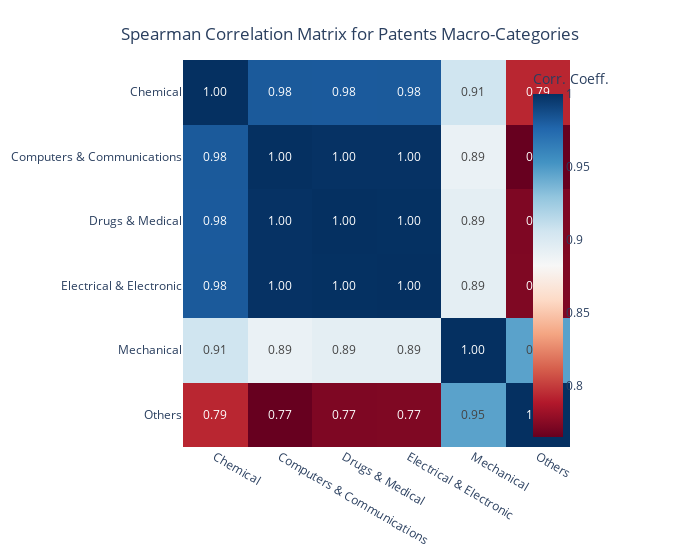
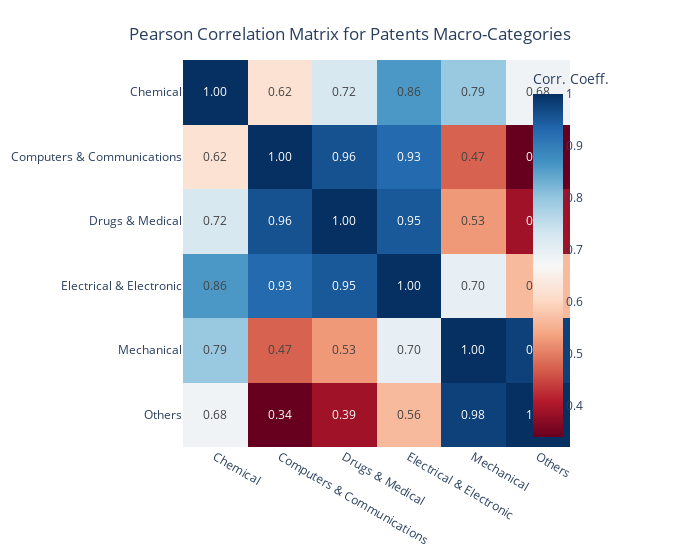

The cell these charts' notebook holds for them, in order:
### Code cell
#Plot the heatmap, showing only up to the first 2 decimal digits for the correlation coefficients.
fig = px.imshow(spearman_corr_matrix_categories,text_auto=True, color_continuous_scale='RdBu', labels=dict(color="Correlation Coefficient"))
fig.update_traces(text=np.around(spearman_corr_matrix_categories, decimals=2), texttemplate='%{text:.2f}')

fig.update_layout(
    coloraxis_colorbar=dict(
        title="Corr. Coeff.",
        x=0.8
    ),
    width=700,
    title="Spearman Correlation Matrix for Patents Macro-Categories",
    title_x=0.5,
    title_y=0.95
)

fig2 = px.imshow(pearson_corr_matrix_categories,text_auto=True, color_continuous_scale='RdBu', labels=dict(color="Correlation Coefficient"))
fig2.update_traces(text=np.around(pearson_corr_matrix_categories, decimals=2), texttemplate='%{text:.2f}')
fig2.update_layout(
    coloraxis_colorbar=dict(
        title="Corr. Coeff.",
        x=0.8
    ),
    width=700,
    title="Pearson Correlation Matrix for Patents Macro-Categories",
    title_x=0.5,
    title_y=0.95
)

fig.show(),fig2.show()

### Figure 1 — Plotly figure (JSON) as saved in the notebook; plotly's stock layout.template omitted (floating-point values rounded to 4 significant figures)
{"data": [{"coloraxis": "coloraxis", "hovertemplate": "x: %{x}<br>y: %{y}<br>Correlation Coefficient: %{z}<extra></extra>", "name": "0", "text": [[1, 0.98, 0.98, 0.98, 0.91, 0.79], [0.98, 1, 1, 1, 0.89, 0.77], [0.98, 1, 1, 1, 0.89, 0.77], [0.98, 1, 1, 1, 0.89, 0.77], [0.91, 0.89, 0.89, 0.89, 1, 0.95], [0.79, 0.77, 0.77, 0.77, 0.95, 1]], "texttemplate": "%{text:.2f}", "type": "heatmap", "x": ["Chemical", "Computers & Communications", "Drugs & Medical", "Electrical & Electronic", "Mechanical", "Others"], "xaxis": "x", "y": ["Chemical", "Computers & Communications", "Drugs & Medical", "Electrical & Electronic", "Mechanical", "Others"], "yaxis": "y", "z": [[1, 0.9819, 0.9815, 0.9819, 0.9064, 0.793], [0.9819, 1, 0.999, 0.999, 0.8904, 0.765], [0.9815, 0.999, 1, 0.9996, 0.8943, 0.7723], [0.9819, 0.999, 0.9996, 1, 0.8944, 0.7725], [0.9064, 0.8904, 0.8943, 0.8944, 1, 0.9461], [0.793, 0.765, 0.7723, 0.7725, 0.9461, 1]]}], "layout": {"coloraxis": {"colorbar": {"title": {"text": "Corr. Coeff."}, "x": 0.8}, "colorscale": [[0, "rgb(103,0,31)"], [0.1, "rgb(178,24,43)"], [0.2, "rgb(214,96,77)"], [0.3, "rgb(244,165,130)"], [0.4, "rgb(253,219,199)"], [0.5, "rgb(247,247,247)"], [0.6, "rgb(209,229,240)"], [0.7, "rgb(146,197,222)"], [0.8, "rgb(67,147,195)"], [0.9, "rgb(33,102,172)"], [1, "rgb(5,48,97)"]]}, "margin": {"t": 60}, "title": {"text": "Spearman Correlation Matrix for Patents Macro-Categories", "x": 0.5, "y": 0.95}, "width": 700, "xaxis": {"anchor": "y", "constrain": "domain", "domain": [0, 1], "scaleanchor": "y"}, "yaxis": {"anchor": "x", "autorange": "reversed", "constrain": "domain", "domain": [0, 1]}}}

### Figure 2 — Plotly figure (JSON) as saved in the notebook; plotly's stock layout.template omitted (floating-point values rounded to 4 significant figures)
{"data": [{"coloraxis": "coloraxis", "hovertemplate": "x: %{x}<br>y: %{y}<br>Correlation Coefficient: %{z}<extra></extra>", "name": "0", "text": [[1, 0.62, 0.72, 0.86, 0.79, 0.68], [0.62, 1, 0.96, 0.93, 0.47, 0.34], [0.72, 0.96, 1, 0.95, 0.53, 0.39], [0.86, 0.93, 0.95, 1, 0.7, 0.56], [0.79, 0.47, 0.53, 0.7, 1, 0.98], [0.68, 0.34, 0.39, 0.56, 0.98, 1]], "texttemplate": "%{text:.2f}", "type": "heatmap", "x": ["Chemical", "Computers & Communications", "Drugs & Medical", "Electrical & Electronic", "Mechanical", "Others"], "xaxis": "x", "y": ["Chemical", "Computers & Communications", "Drugs & Medical", "Electrical & Electronic", "Mechanical", "Others"], "yaxis": "y", "z": [[1, 0.6208, 0.7242, 0.8614, 0.7948, 0.6846], [0.6208, 1, 0.959, 0.9287, 0.4743, 0.3404], [0.7242, 0.959, 1, 0.9504, 0.527, 0.3904], [0.8614, 0.9287, 0.9504, 1, 0.6982, 0.5643], [0.7948, 0.4743, 0.527, 0.6982, 1, 0.9791], [0.6846, 0.3404, 0.3904, 0.5643, 0.9791, 1]]}], "layout": {"coloraxis": {"colorbar": {"title": {"text": "Corr. Coeff."}, "x": 0.8}, "colorscale": [[0, "rgb(103,0,31)"], [0.1, "rgb(178,24,43)"], [0.2, "rgb(214,96,77)"], [0.3, "rgb(244,165,130)"], [0.4, "rgb(253,219,199)"], [0.5, "rgb(247,247,247)"], [0.6, "rgb(209,229,240)"], [0.7, "rgb(146,197,222)"], [0.8, "rgb(67,147,195)"], [0.9, "rgb(33,102,172)"], [1, "rgb(5,48,97)"]]}, "margin": {"t": 60}, "title": {"text": "Pearson Correlation Matrix for Patents Macro-Categories", "x": 0.5, "y": 0.95}, "width": 700, "xaxis": {"anchor": "y", "constrain": "domain", "domain": [0, 1], "scaleanchor": "y"}, "yaxis": {"anchor": "x", "autorange": "reversed", "constrain": "domain", "domain": [0, 1]}}}
